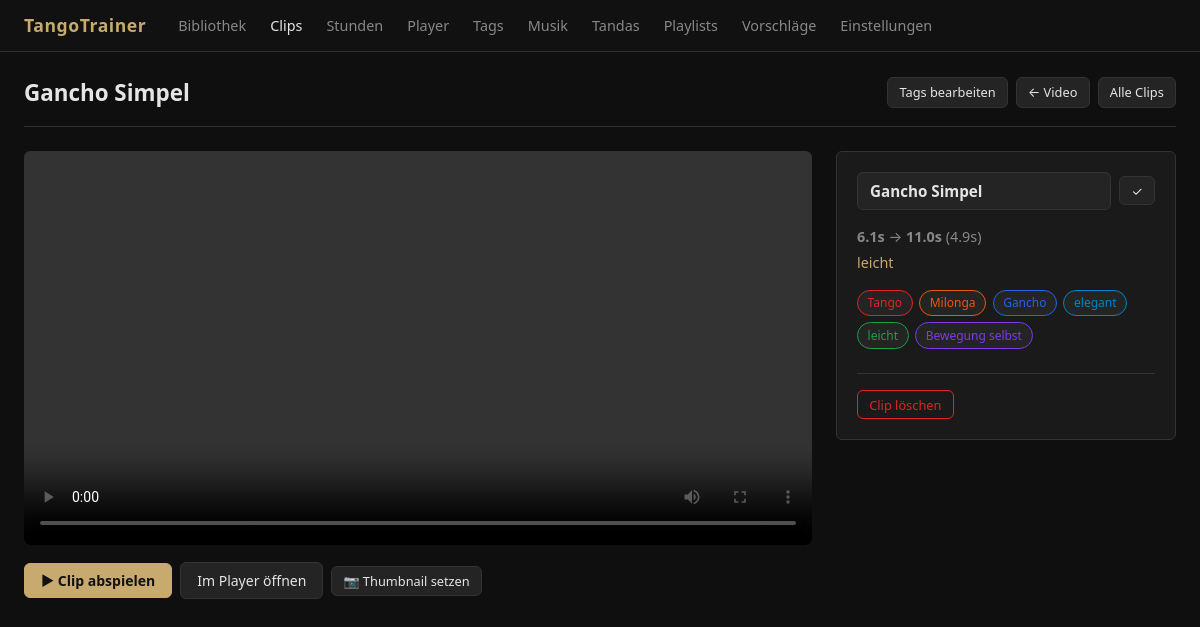
The page /clips/13 on the database its author committed.
### app/models.py (models this page shows)
class Clip(Base):
    __tablename__ = "clips"
    id = Column(Integer, primary_key=True, index=True)
    video_id = Column(Integer, ForeignKey("videos.id"), nullable=False)
    title = Column(String, nullable=False)
    start_seconds = Column(Float, nullable=False)
    end_seconds = Column(Float, nullable=False)
    notes = Column(Text)
    technical_notes = Column(Text)
    leader_notes = Column(Text)
    follower_notes = Column(Text)
    adaptation_notes = Column(Text)
    difficulty = Column(String)
    practice_status = Column(String)
    thumbnail_path = Column(String)
    default_speed = Column(Float, default=1.0)
    default_loop_count = Column(Integer, default=1)
    pause_after_seconds = Column(Integer, default=0)
    created_at = Column(DateTime, default=datetime.utcnow)
    updated_at = Column(DateTime, default=datetime.utcnow, onupdate=datetime.utcnow)
    video = relationship("Video", back_populates="clips")
    tags = relationship("Tag", secondary=clip_tags, back_populates="clips")
    practice_logs = relationship("PracticeLog", back_populates="clip")

class Tag(Base):
    __tablename__ = "tags"
    id = Column(Integer, primary_key=True, index=True)
    name = Column(String, nullable=False)
    category = Column(String, nullable=False)
    color = Column(String, default="#6b7280")
    clips = relationship("Clip", secondary=clip_tags, back_populates="tags")

### app/routers/clips.py (the view)
@router.get("/clips/{clip_id}", response_class=HTMLResponse)
def clip_detail(clip_id: int, request: Request, db: Session = Depends(get_db)):
    clip = db.query(Clip).filter(Clip.id == clip_id).first()
    if not clip:
        raise HTTPException(status_code=404, detail="Clip nicht gefunden")
    return templates.TemplateResponse("clip_detail.html", {"request": request, "clip": clip})

### app/templates/clip_detail.html (shortened to what this page needs)
{% extends "base.html" %}
{% block content %}
<div class="page-header">
  <h1 class="page-title">{{ clip.title }}</h1>
  <div style="display:flex; gap:0.5rem;">
    <a href="/clips/{{ clip.id }}/tags" class="btn btn-secondary btn-sm">Tags bearbeiten</a>
    <a href="/videos/{{ clip.video_id }}" class="btn btn-secondary btn-sm">← Video</a>
    <a href="/clips" class="btn btn-secondary btn-sm">Alle Clips</a>
  </div>
</div>
<div style="display:grid; grid-template-columns:1fr 340px; gap:1.5rem; align-items:start;">
  <div>
    <video controls preload="metadata"
           src="/videos/{{ clip.video_id }}/stream"
           id="clip-preview"
           style="width:100%; border-radius:6px; background:#000;">
    </video>
    <div style="margin-top:0.75rem; display:flex; gap:0.5rem; align-items:center; flex-wrap:wrap;">
      <button class="btn btn-primary" onclick="playClip()">▶ Clip abspielen</button>
      <a href="/player?clip_ids={{ clip.id }}" class="btn btn-secondary">Im Player öffnen</a>
      <button type="button" class="btn btn-secondary btn-sm"
              onclick="captureClipThumbnail({{ clip.id }})"
              title="Aktuelles Bild als Thumbnail setzen">
        📷 Thumbnail setzen
      </button>
    </div>
  </div>
  <div>
    <div class="clip-panel">
      <form method="post" action="/clips/{{ clip.id }}/rename"
            style="display:flex; gap:0.5rem; align-items:center; margin-bottom:1rem;">
        <input type="text" name="title" value="{{ clip.title }}"
               style="flex:1; font-weight:600; font-size:0.95rem;">
        <button type="submit" class="btn btn-secondary btn-sm">✓</button>
      </form>
      <div class="clip-meta" style="font-size:0.9rem; margin-bottom:1rem;">
        <strong>{{ clip.start_seconds | round(1) }}s</strong> →
        <strong>{{ clip.end_seconds | round(1) }}s</strong>
        ({{ ((clip.end_seconds - clip.start_seconds)) | round(1) }}s)
        {% if clip.difficulty %}
        <br><span style="color:var(--accent); margin-top:0.3rem; display:inline-block;">{{ clip.difficulty }}</span>
        {% endif %}
      </div>
      <div class="tag-chips" style="margin-bottom:1rem;">
        {% for tag in clip.tags %}
        <span class="tag-chip" style="border-color:{{ tag.color }}; color:{{ tag.color }};">{{ tag.name }}</span>
        {% else %}
        <span style="color:var(--text-muted); font-size:0.85rem;">Keine Tags</span>
        {% endfor %}
      </div>
      <div style="margin-top:1.5rem; border-top:1px solid var(--border); padding-top:1rem;">
        <form method="post" action="/clips/{{ clip.id }}/delete"
              onsubmit="return confirm('Clip wirklich löschen?')">
          <button type="submit" class="btn btn-danger btn-sm">Clip löschen</button>
        </form>
      </div>
    </div>
  </div>
</div>
{% endblock %}

### app/static/css/style.css (style rules this page uses)
:root { --bg: #0f0f0f; --bg-card: #1a1a1a; --bg-input: #242424; --border: #333; --text: #e5e5e5; --text-muted: #888; --accent: #c8a96e; --accent-hover: #e0c080; --danger: #dc2626; --radius: 6px; --shadow: 0 2px 8px rgba(0,0,0,0.5); }
* { box-sizing: border-box; margin: 0; padding: 0; }
body { font-family: system-ui, -apple-system, sans-serif; background: var(--bg); color: var(--text); min-height: 100vh; font-size: 15px; line-height: 1.5; }
a { color: var(--accent); text-decoration: none; }
.page-header { display: flex; align-items: center; justify-content: space-between; margin-bottom: 1.5rem; padding-bottom: 1rem; border-bottom: 1px solid var(--border); }
.page-title { font-size: 1.4rem; font-weight: 600; }
.btn { display: inline-flex; align-items: center; gap: 0.4rem; padding: 0.45rem 1rem; border-radius: var(--radius); border: 1px solid transparent; font-size: 0.875rem; cursor: pointer; transition: background 0.15s, color 0.15s; font-family: inherit; }
.btn-primary { background: var(--accent); color: #111; border-color: var(--accent); font-weight: 600; }
.btn-secondary { background: var(--bg-input); color: var(--text); border-color: var(--border); }
.btn-danger { background: transparent; color: var(--danger); border-color: var(--danger); }
.btn-sm { padding: 0.3rem 0.7rem; font-size: 0.8rem; }
input[type=text], input[type=number], input[type=url], textarea, select { width: 100%; background: var(--bg-input); border: 1px solid var(--border); border-radius: var(--radius); color: var(--text); padding: 0.5rem 0.75rem; font-size: 0.9rem; font-family: inherit; transition: border-color 0.15s; }
.clip-panel { background: var(--bg-card); border: 1px solid var(--border); border-radius: var(--radius); padding: 1.25rem; }
.clip-meta { font-size: 0.8rem; color: var(--text-muted); }
.tag-chips { display: flex; flex-wrap: wrap; gap: 0.4rem; margin-top: 0.5rem; }
.tag-chip { display: inline-block; padding: 0.2rem 0.6rem; border-radius: 999px; font-size: 0.75rem; font-weight: 500; background: var(--bg-input); border: 1px solid var(--border); color: var(--text); }
#clip-preview { max-height: calc(100vh - 220px); object-fit: contain; }

### rows shown on the page
Clip: title "Gancho Simpel", start_seconds "6.1", end_seconds "11.0", ((clip.end_seconds-clip.start_seconds))|round(1) "4.9", difficulty "leicht"
Tag: name "Tango"
Tag: name "Milonga"
Tag: name "Gancho"
Tag: name "elegant"
Tag: name "leicht"
Tag: name "Bewegung selbst"
